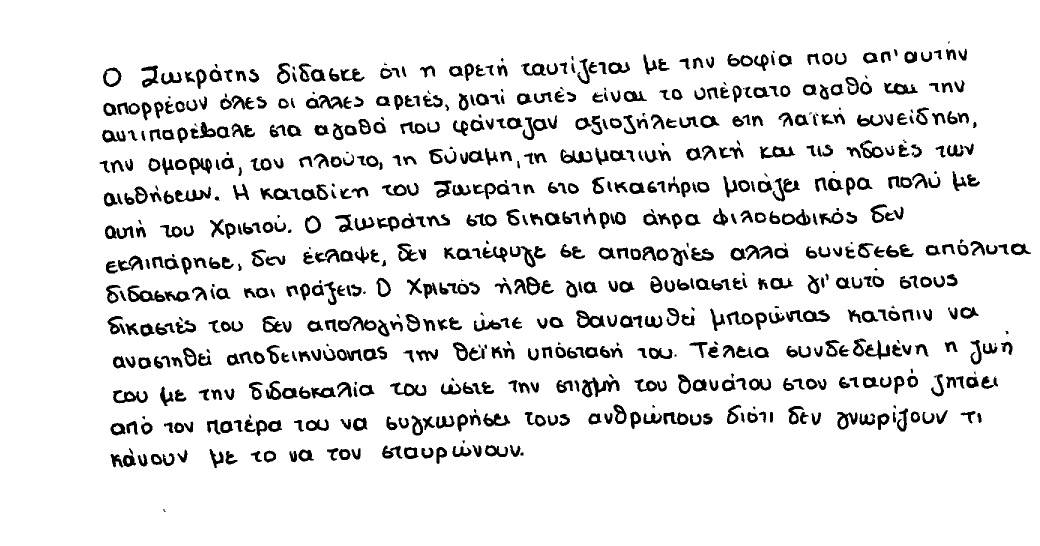
%> input picture 101.tif, 2079 x 1091 px (shown at 1/2 size)
$ octave --eval "result = preProcessSaintGall(imread('../101.tif'));"   (GNU Octave 9; MATLAB toolbox functions it lacks are replaced by stand-ins)
%> lines starting %> are read from the running program, lines starting %| are printed output that depends on the picture; in (x1, y1, x2, y2) boxes, pixels count from 0 and x2, y2 are one past the last pixel; in counts of white or black regions, pixels touching at a corner belong together; the program's own positions count from 1
### Code/getCCfeatures.m
% features: width 1, height 2,  area 3, max_horSW 4,
 % max_verSW 5,  sw 6, (mode,mean,variance) verSW 7-8-9,
 % (mode,mean,variance) horWS 10-11-12.
function features = getCCfeatures(L,num,basic)
    if (basic)
        features = zeros(num,3);
    else
        features = zeros(num,7);
    end

    s=regionprops(L,'Area','BoundingBox');
    bb=[s.BoundingBox];
%    Extent = [s.Extent];
    idx = 1:size(bb,2);
    Area = [s.Area];

    % rect = [x y width height]
    Width = bb(mod(idx,4) == 3);
    Height = bb(mod(idx,4) == 0);

     features(:,1) = Width;
     features(:,2) = Height;
     features(:,3) = Area;

     if (basic)
         return;
     end

     mask = L > 0;
     border_mask = mask &~ imerode(mask,ones(3));
     [horSW,verSW]=my_sw_Length2(double(mask));
     flat_L=L(:);
     horSW = horSW(:);
     verSW = verSW(:);
     border_mask = border_mask(:);
     for i=1:length(flat_L)
         if (flat_L(i) ~= 0)
             features(flat_L(i),4) = (max(horSW(i), features(L(i),4)));
             features(flat_L(i),5) = (max(verSW(i), features(L(i),5)));
             features(flat_L(i),6) =  features(flat_L(i),6) +  1;
             features(flat_L(i),7) = features(flat_L(i),7)+ border_mask(i);
         end
     end
     features(:,6) =  2* (features(:,6) ./ features(:,7));

     [ver_rl_hist, hor_rl_hist] = compute_run_length_histograms(L,num);
     [features(:,7),features(:,8),features(:,9)]=computeHistFeatures(ver_rl_hist);
     [features(:,10),features(:,11),features(:,12)]=computeHistFeatures(hor_rl_hist);

    features(:,13) =  sqrt(features(:,1).^2+features(:,2).^2);
end

% [33 lines left out: functions compute_run_length_histograms, computeHistFeatures, compute_run_length_histogram_helper, not called in this run]

### Parzival_SaintGall_BGU_CODE/preProcessSaintGall.m
function [ mask ] = preProcessSaintGall( I )
[M, N, n] = size(I);
%> M = 1091; N = 2079; n = 1
Q = M*N;
%> Q = 2268189
X = reshape(I, Q, n);
%> X = 2268189 logical values, 2049395 true
nanflag = true;

while (nanflag)
    [IDX, C] = kmeans(double(X), 2, 'maxiter',200, 'emptyaction', 'drop');
    nanflag = any(any(isnan(C)));
end
%> this loop made 1 pass
%> (C, nanflag) on pass 1: ([1; 0], false)

labels = reshape(IDX, size(I,1), size(I,2));
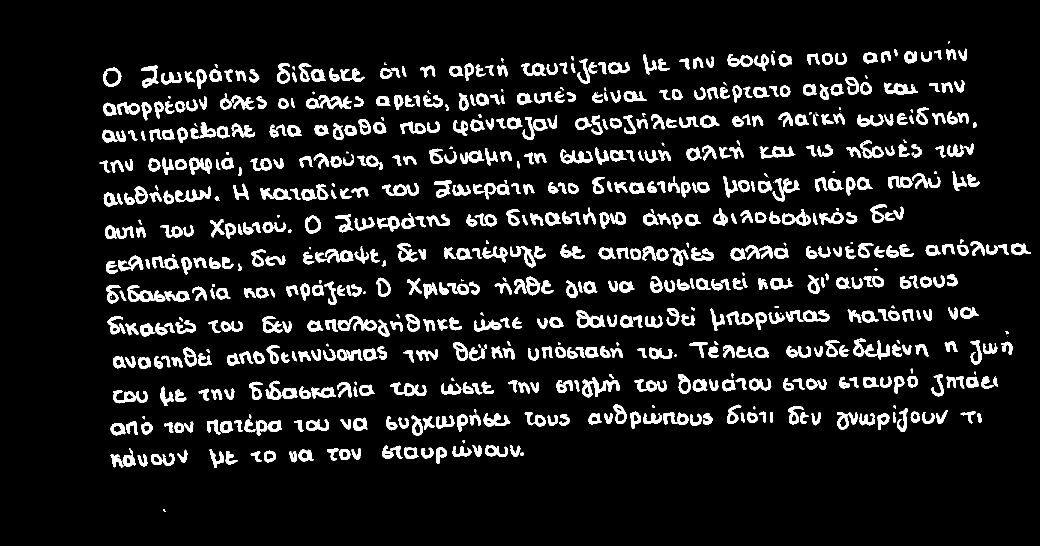
%> labels: size 1091x2079 double (shown at 1/2 size); values 1 (black) and 2 (white), 9.6% white; 770 white regions (43 under 20 px)
 [mask, ~] = extractPaperMask(labels);
 mask = imfill(mask,'holes');
 mask = imerode(mask,ones(100));
end

function [mask, bb] = extractPaperMask(kMeansRes)
    [L1,num1] =bwlabel(kMeansRes == 1); features1 = getCCfeatures(L1,num1,true);
%> after `[L1,num1] =bwlabel(kMeansRes == 1)`:
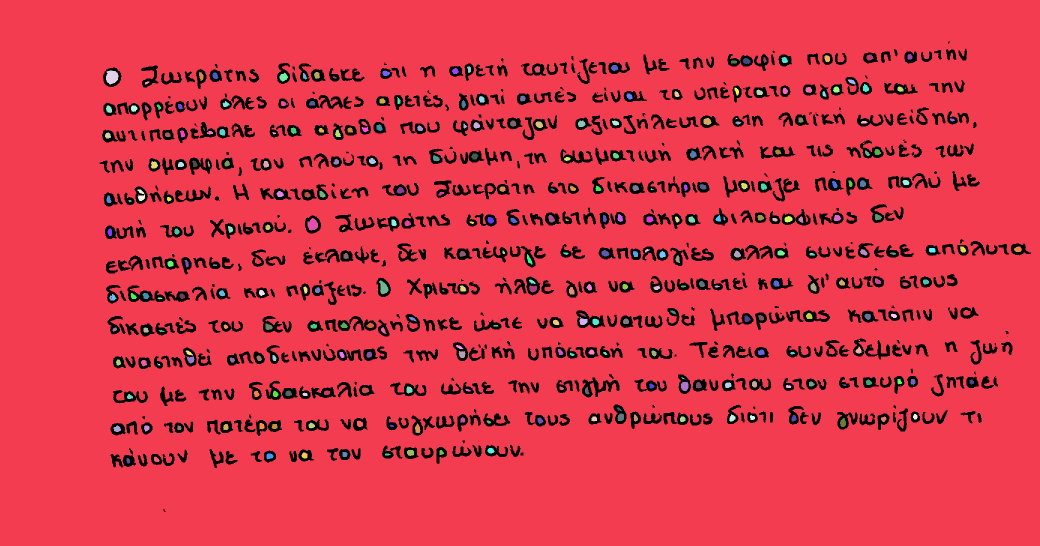
%> L1: size 1091x2079 double (shown at 1/2 size); 328 distinct labels, from 0 to 327; one colour per label, 0 black
%> after `[L1,num1] =bwlabel(kMeansRes == 1)`: num1 = 327
%> in getCCfeatures, `s=regionprops(L,'Area','BoundingBox');`: s = 327 regions; largest, box (x1, y1, x2, y2) and Area: (0, 0, 2079, 1091) 2021137, (212, 141, 237, 169) 542, (615, 436, 636, 461) 389, (758, 561, 777, 589) 327, (1362, 763, 1377, 782) 232
%> in getCCfeatures, `bb=[s.BoundingBox];`: bb = 1308 values, max 2079 at index 3, min 0.5 at index 1, mean 390.3
%> in getCCfeatures, `idx = 1:size(bb,2);`: idx = 1308 values from 1 to 1308
%> in getCCfeatures, `Area = [s.Area];`: Area = 327 values, max 2021137 at index 1, min 1 at index 2, mean 6267.3
%> in getCCfeatures, `Width = bb(mod(idx,4) == 3);`: Width = 327 values, max 2079 at index 1, min 1 at index 2, mean 16.6
%> in getCCfeatures, `Height = bb(mod(idx,4) == 0);`: Height = 327 values, max 1091 at index 1, min 1 at index 2, mean 13.32
%> after `features1 = getCCfeatures(L1,num1,true)`: features1 = 327 rows, first 12: [2079 1091 2021137; 1 1 1; 12 12 111; 25 28 542; 12 15 136; 10 15 107; 9 15 109; 14 13 119; 9 8 53; 15 13 140; 10 12 92; 1 1 1]
    [val1, loc1] = max(features1(:,3));
%> val1 = 2021137; loc1 = 1
    [L2,num2] =bwlabel(kMeansRes == 2); features2 = getCCfeatures(L2,num2,true);
%> after `[L2,num2] =bwlabel(kMeansRes == 2)`:
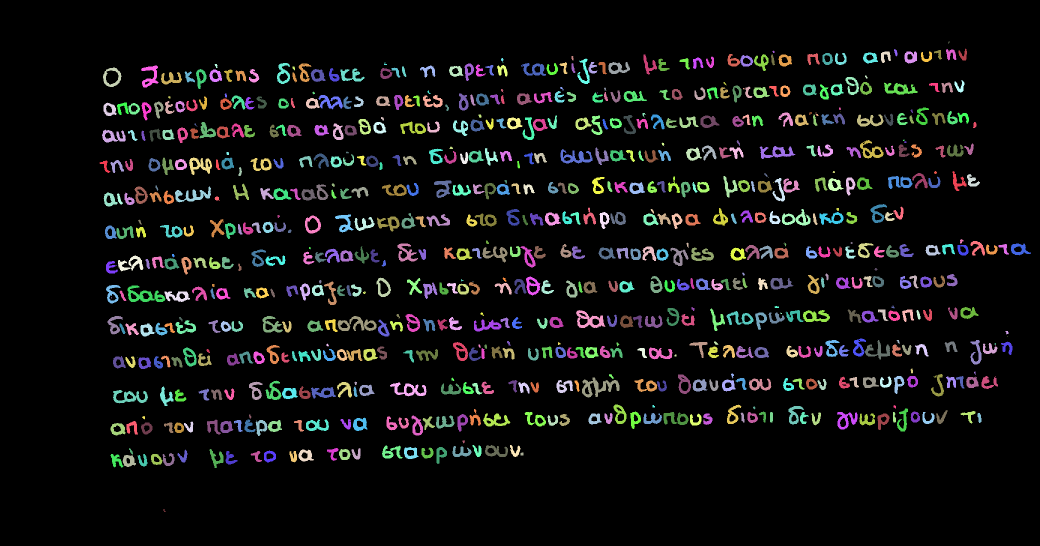
%> L2: size 1091x2079 double (shown at 1/2 size); 771 distinct labels, from 0 to 770; one colour per label, 0 black
%> after `[L2,num2] =bwlabel(kMeansRes == 2)`: num2 = 770
%> in getCCfeatures (call 2), `s=regionprops(L,'Area','BoundingBox');`: s = 770 regions; largest, box (x1, y1, x2, y2) and Area: (1164, 755, 1239, 795) 1219, (255, 571, 331, 604) 1118, (675, 632, 753, 662) 1021, (1152, 620, 1211, 656) 954, (226, 780, 296, 807) 885
%> after `features2 = getCCfeatures(L2,num2,true)`: features2 = 770 rows, first 12: [22 25 184; 48 26 649; 37 39 560; 26 27 395; 28 28 420; 24 27 376; 24 25 328; 29 37 482; 30 37 481; 27 26 298; 30 25 440; 26 27 349]
    [val2, loc2] = max(features2(:,3));
%> val2 = 1219; loc2 = 432

    if (val1 > val2)
        mask = L1 == loc1;
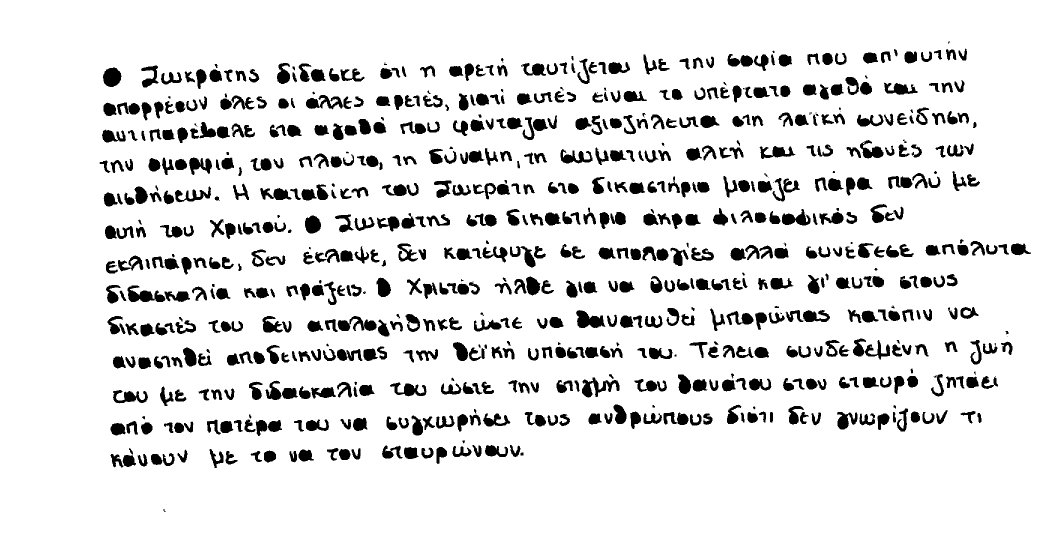
%> mask: size 1091x2079 logical (shown at 1/2 size); 89.1% white; 769 black regions (42 under 20 px)
    else
        mask = L2 == loc2;
    end
    bb=regionprops(mask,'BoundingBox');
%> bb = 1 region; box (x1, y1, x2, y2): (0, 0, 2079, 1091)
    bb = bb.BoundingBox;
%> bb = [0.5 0.5 2079 1091]
end
%> in preProcessSaintGall, `mask = imfill(mask,'holes');`: mask: size 1091x2079 logical; every value is 1

$ run again, on ms_25.png
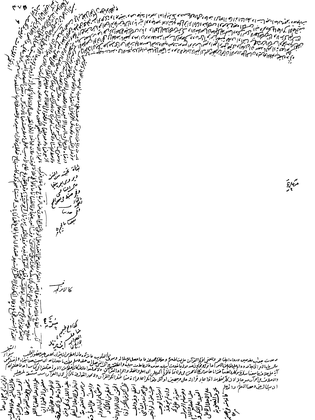
%> input picture ms_25.png, 315 x 420 px, shrunk from 2840 x 3784 before the run
%> the loop in preProcessSaintGall, `while (nanflag)` made 1 pass
%> (C, nanflag) on pass 1: ([251.8; 126.1], false)
%> labels: size 420x315 double; values 1 (black) and 2 (white), 11.2% white in thin lines or dots
%> L1: size 420x315 double; 25 distinct labels, from 0 to 24
%> num1 = 24
%> s = 24 regions; largest, box (x1, y1, x2, y2) and Area: (0, 0, 315, 420) 117460, (24, 231, 26, 234) 3, (176, 405, 178, 407) 3, (15, 275, 17, 276) 2, (19, 274, 20, 276) 2
%> in getCCfeatures, `bb=[s.BoundingBox];`: bb = 96 values, max 420 at index 4, min 0.5 at index 1, mean 81.67
%> idx = 96 values from 1 to 96
%> Area = 24 values, max 117460 at index 1, min 1 at index 5, mean 4895.5
%> Width = 24 values, max 315 at index 1, min 1 at index 3, mean 14.33
%> Height = 24 values, max 420 at index 1, min 1 at index 2, mean 18.79
%> features1 = 24 rows, first 12: [315 420 117460; 2 1 2; 1 2 2; 2 3 3; 1 1 1; 1 1 1; 1 1 1; 1 1 1; 1 1 1; 1 1 1; 1 1 1; 1 1 1]
%> val1 = 117460; loc1 = 1
%> in extractPaperMask, `[L2,num2] =bwlabel(kMeansRes == 2)`:
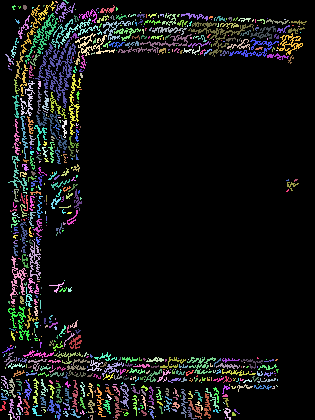
%> L2: size 420x315 double; 736 distinct labels, from 0 to 735; one colour per label, 0 black
%> num2 = 735
%> s = 735 regions; largest, box (x1, y1, x2, y2) and Area: (35, 39, 76, 108) 658, (188, 22, 254, 57) 366, (25, 13, 58, 64) 297, (118, 34, 192, 53) 251, (75, 33, 115, 56) 223
%> features2 = 735 rows, first 12: [6 10 24; 8 13 31; 1 1 1; 1 1 1; 8 7 15; 7 7 22; 12 7 19; 2 3 3; 13 14 46; 9 11 24; 1 2 2; 1 1 1]
%> val2 = 658; loc2 = 192
%> in extractPaperMask, `bb=regionprops(mask,'BoundingBox');`: bb = 1 region; box (x1, y1, x2, y2): (0, 0, 315, 420)
%> in extractPaperMask, `bb = bb.BoundingBox;`: bb = [0.5 0.5 315 420]
%> in preProcessSaintGall, `mask = imerode(mask,ones(100));`:
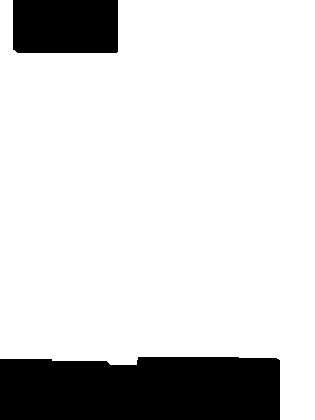
%> mask: size 420x315 logical; 82.9% white; 2 black regions, box (x1, y1, x2, y2) and area: (0, 357, 280, 420) 17034, (13, 0, 118, 53) 5555
